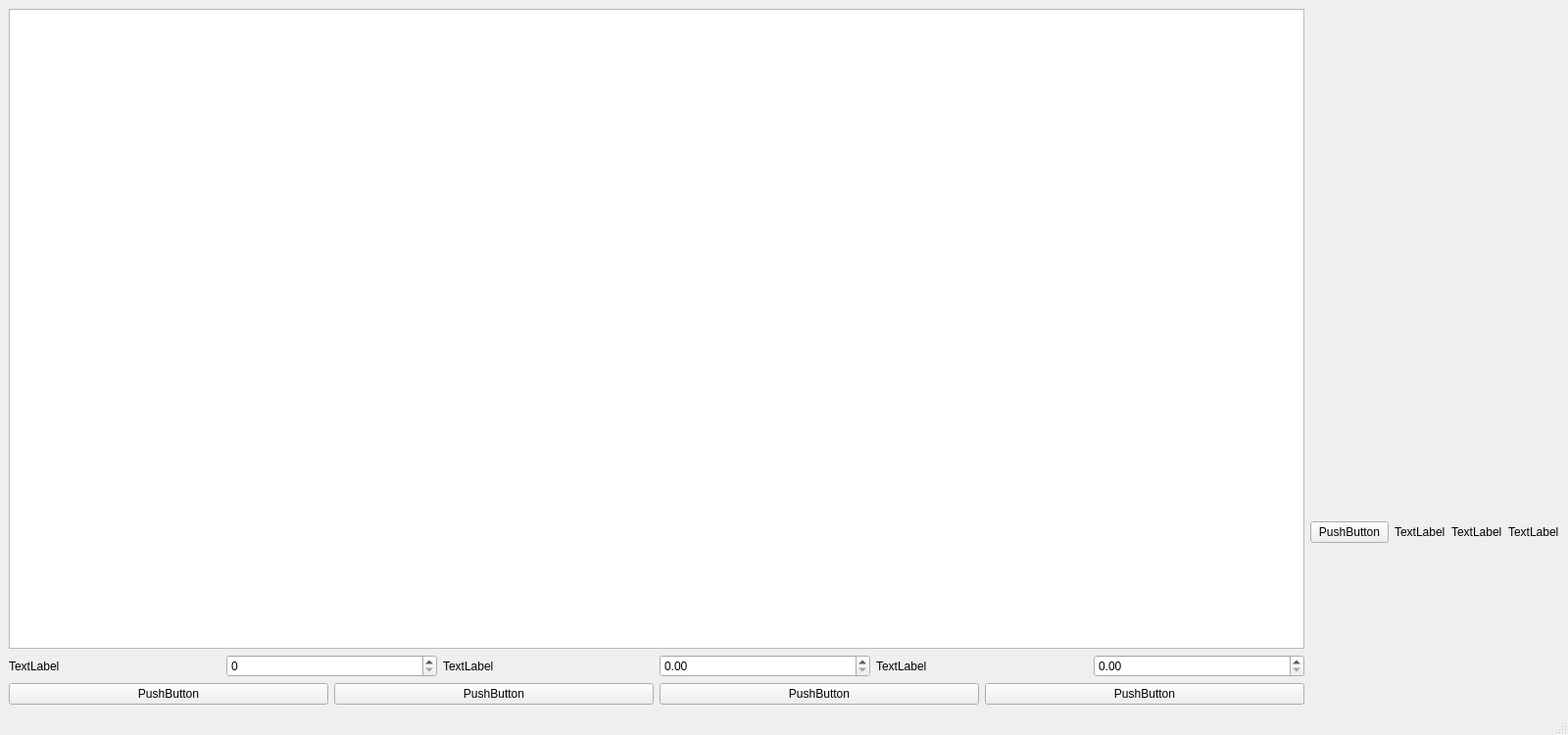
<?xml version="1.0" encoding="UTF-8"?>
<ui version="4.0">
 <class>MainWindow</class>
 <widget class="QMainWindow" name="MainWindow">
  <property name="geometry">
   <rect>
    <x>0</x>
    <y>0</y>
    <width>1600</width>
    <height>750</height>
   </rect>
  </property>
  <property name="windowTitle">
   <string>MainWindow</string>
  </property>
  <widget class="QWidget" name="centralwidget">
   <layout class="QHBoxLayout" name="horizontalLayout">
    <item>
     <layout class="QVBoxLayout" name="vlayout_left">
      <item>
       <widget class="QTableWidget" name="PdTable"/>
      </item>
      <item>
       <layout class="QHBoxLayout" name="hlayout_params">
        <item>
         <layout class="QHBoxLayout" name="hlayout_n">
          <item>
           <widget class="QLabel" name="label_n">
            <property name="text">
             <string>TextLabel</string>
            </property>
           </widget>
          </item>
          <item>
           <widget class="QSpinBox" name="spinBox_n"/>
          </item>
         </layout>
        </item>
        <item>
         <layout class="QHBoxLayout" name="hlayout_h">
          <item>
           <widget class="QLabel" name="label_h">
            <property name="text">
             <string>TextLabel</string>
            </property>
           </widget>
          </item>
          <item>
           <widget class="QDoubleSpinBox" name="doubleSpinBox_h"/>
          </item>
         </layout>
        </item>
        <item>
         <layout class="QHBoxLayout" name="hlayout_xmin">
          <item>
           <widget class="QLabel" name="label_xmin">
            <property name="text">
             <string>TextLabel</string>
            </property>
           </widget>
          </item>
          <item>
           <widget class="QDoubleSpinBox" name="doubleSpinBox_xmin"/>
          </item>
         </layout>
        </item>
       </layout>
      </item>
      <item>
       <layout class="QHBoxLayout" name="hlayout_but">
        <item>
         <widget class="QPushButton" name="button_numeric">
          <property name="text">
           <string>PushButton</string>
          </property>
         </widget>
        </item>
        <item>
         <widget class="QPushButton" name="button_eps">
          <property name="text">
           <string>PushButton</string>
          </property>
         </widget>
        </item>
        <item>
         <widget class="QPushButton" name="button_exact">
          <property name="text">
           <string>PushButton</string>
          </property>
         </widget>
        </item>
        <item>
         <widget class="QPushButton" name="button_numeric_exact">
          <property name="text">
           <string>PushButton</string>
          </property>
         </widget>
        </item>
       </layout>
      </item>
     </layout>
    </item>
    <item>
     <layout class="QVBoxLayout" name="vlayout_right">
      <item>
       <layout class="QVBoxLayout" name="verticalLayout_">
        <item>
         <widget class="MyGraph" name="MplGraph" native="true"/>
        </item>
       </layout>
      </item>
      <item>
       <layout class="QHBoxLayout" name="hlayout_res">
        <item>
         <widget class="QPushButton" name="button_descr">
          <property name="text">
           <string>PushButton</string>
          </property>
         </widget>
        </item>
        <item>
         <widget class="QLabel" name="label_nres">
          <property name="text">
           <string>TextLabel</string>
          </property>
         </widget>
        </item>
        <item>
         <widget class="QLabel" name="label_u0">
          <property name="text">
           <string>TextLabel</string>
          </property>
         </widget>
        </item>
        <item>
         <widget class="QLabel" name="label_hres">
          <property name="text">
           <string>TextLabel</string>
          </property>
         </widget>
        </item>
       </layout>
      </item>
     </layout>
    </item>
   </layout>
  </widget>
  <widget class="QMenuBar" name="menubar">
   <property name="geometry">
    <rect>
     <x>0</x>
     <y>0</y>
     <width>1600</width>
     <height>21</height>
    </rect>
   </property>
  </widget>
  <widget class="QStatusBar" name="statusbar"/>
 </widget>
 <customwidgets>
  <customwidget>
   <class>MyGraph</class>
   <extends>QWidget</extends>
   <header>MyGraph.h</header>
   <container>1</container>
  </customwidget>
 </customwidgets>
 <resources/>
 <connections/>
</ui>
